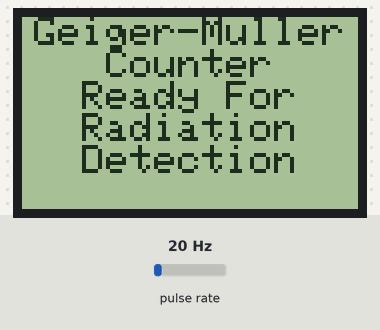
Recording of a sketch running on a simulated ESP8266 (NodeMCU). Shown: 84×48 one-colour display. Wiring (inferred from the names in the program): pulse sensor: data D5. The inputs (shaded band) are chosen by the test bench; at power-on: pulse rate 20 Hz.

Above: at 0.1 s.
At 17.6 s:
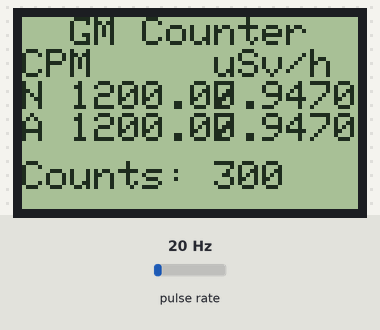
At 32.6 s:
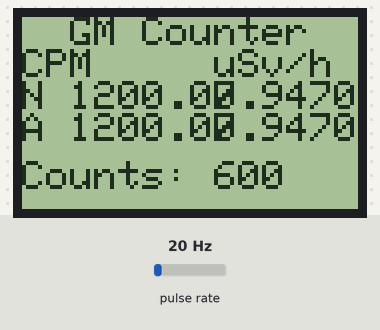
At 47.6 s:
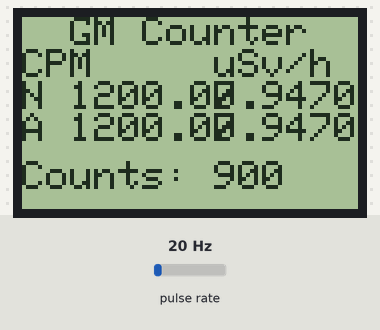
At 62.6 s:
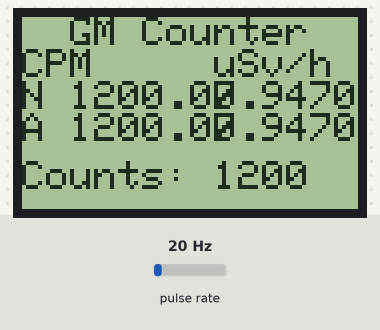
At 122.6 s:
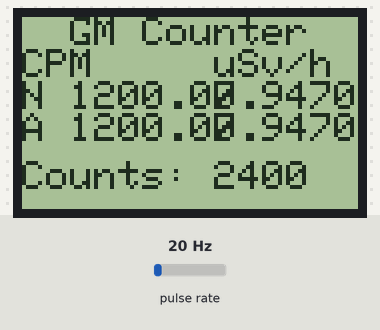

Measured:
- what the display in image 1 shows lasts 15.0 s, from 17.6 s to 32.6 s

The sketch:

GM_Counter_Final_day_old_backup.ino
```cpp
#include <Adafruit_GFX.h>
#include <Adafruit_PCD8544.h>
#include <SPI.h>

// Pin mapping: CLK, DIN, DC, CE, RST
Adafruit_PCD8544 display(D1, D2, D3, D4, D6);
const int geigerPin = D5;

#define integratingTime 15000
#define oneMinute 60000

volatile unsigned long counts = 0;
unsigned long events = 0;
double cpm = 0;
unsigned int multiplier;
unsigned long previousMillis;

double avgCounts = 0;
double avgCPM = 0;
double avgUSV = 0;
double sumCPM = 0;
double sumUSV = 0;
double uSv = 0;

// Center text helper
void centeredPrint(const char* text, int y) {
  int len = strlen(text);
  int x = (84 - (len * 6)) / 2;
  display.setCursor(x, y);
  display.print(text);
}

void ICACHE_RAM_ATTR tube_impulse() {
  counts++;
  events++;
}

void setup() {
  display.begin();
  display.setContrast(33);
  display.clearDisplay();
  display.setTextSize(1);
  display.setTextColor(BLACK);

  // -------- Boot screen exactly as requested --------
  centeredPrint("Geiger-Muller", 0);    // row 1
  centeredPrint("Counter", 8);         // row 2
  centeredPrint("Ready For", 16); // row 3
  centeredPrint("Radiation", 24);     // row 4
  centeredPrint("Detection", 32);     // row 5
  display.display();
  delay(2500);

  counts = 0;
  cpm = 0.00;
  multiplier = oneMinute / integratingTime;
  previousMillis = millis();

  // UNCOMMENT THE LINE NUMBER 61 IF EVERY THING WORKS FINE , IF NOT COMMENT THE LINE AND UNCOMMENT THE LINE NUMBER 62

  pinMode(geigerPin, INPUT);
  //pinMode(geigerPin, INPUT_PULLUP);

  attachInterrupt(digitalPinToInterrupt(geigerPin), tube_impulse, FALLING);
}

void loop() {
  unsigned long currentMillis = millis();

  if (currentMillis - previousMillis > integratingTime) {
    avgCounts++;
    previousMillis = currentMillis;

    cpm = (double)counts * multiplier;
    uSv = cpm / 151.0;

    sumCPM += cpm;
    sumUSV += uSv;
    avgCPM = sumCPM / avgCounts;
    avgUSV = sumUSV / avgCounts;

    display.clearDisplay();
    display.setTextSize(1);
    display.setTextColor(BLACK);

    // Row 1: GM Counter title
    centeredPrint("GM Counter", 0);

    // Row 2: header
    display.setCursor(0, 8);
    display.print("CPM     uSv/h");

    // Row 3: N line (current)
    display.setCursor(0, 16);
    display.print("N ");
    display.print(cpm, 2);        // e.g. 44.25
    display.setCursor(48, 16);    // fixed column for uSv/h
    display.print(uSv, 4);        // e.g. 0.0728

    // Row 4: A line (average)
    display.setCursor(0, 24);
    display.print("A ");
    display.print(avgCPM, 2);     // e.g. 55.27
    display.setCursor(48, 24);
    display.print(avgUSV, 4);     // e.g. 0.0915

    // Row 5: counts
    display.setCursor(0, 36);
    display.print("Counts: ");
    display.print(events);

    display.display();
    counts = 0;
  }
}
```
